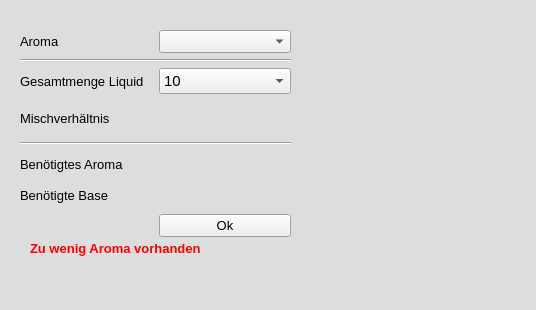
<?xml version="1.0" encoding="UTF-8"?>
<ui version="4.0">
 <class>MainWindow</class>
 <widget class="QMainWindow" name="MainWindow">
  <property name="geometry">
   <rect>
    <x>0</x>
    <y>0</y>
    <width>536</width>
    <height>310</height>
   </rect>
  </property>
  <property name="palette">
   <palette>
    <active>
     <colorrole role="Base">
      <brush brushstyle="SolidPattern">
       <color alpha="255">
        <red>255</red>
        <green>255</green>
        <blue>255</blue>
       </color>
      </brush>
     </colorrole>
     <colorrole role="Window">
      <brush brushstyle="SolidPattern">
       <color alpha="255">
        <red>221</red>
        <green>221</green>
        <blue>221</blue>
       </color>
      </brush>
     </colorrole>
    </active>
    <inactive>
     <colorrole role="Base">
      <brush brushstyle="SolidPattern">
       <color alpha="255">
        <red>255</red>
        <green>255</green>
        <blue>255</blue>
       </color>
      </brush>
     </colorrole>
     <colorrole role="Window">
      <brush brushstyle="SolidPattern">
       <color alpha="255">
        <red>221</red>
        <green>221</green>
        <blue>221</blue>
       </color>
      </brush>
     </colorrole>
    </inactive>
    <disabled>
     <colorrole role="Base">
      <brush brushstyle="SolidPattern">
       <color alpha="255">
        <red>221</red>
        <green>221</green>
        <blue>221</blue>
       </color>
      </brush>
     </colorrole>
     <colorrole role="Window">
      <brush brushstyle="SolidPattern">
       <color alpha="255">
        <red>221</red>
        <green>221</green>
        <blue>221</blue>
       </color>
      </brush>
     </colorrole>
    </disabled>
   </palette>
  </property>
  <property name="font">
   <font>
    <pointsize>10</pointsize>
   </font>
  </property>
  <property name="windowTitle">
   <string>Liquid Rechener</string>
  </property>
  <property name="windowIcon">
   <iconset>
    <normaloff>Icons/cloud-computing.png</normaloff>Icons/cloud-computing.png</iconset>
  </property>
  <widget class="QWidget" name="centralwidget">
   <widget class="QLabel" name="lbl_noaroma">
    <property name="geometry">
     <rect>
      <x>30</x>
      <y>240</y>
      <width>181</width>
      <height>16</height>
     </rect>
    </property>
    <property name="font">
     <font>
      <weight>75</weight>
      <bold>true</bold>
     </font>
    </property>
    <property name="styleSheet">
     <string notr="true">color: rgb(255, 0, 0);</string>
    </property>
    <property name="text">
     <string>Zu wenig Aroma vorhanden</string>
    </property>
   </widget>
   <widget class="QWidget" name="layoutWidget">
    <property name="geometry">
     <rect>
      <x>20</x>
      <y>30</y>
      <width>271</width>
      <height>207</height>
     </rect>
    </property>
    <layout class="QGridLayout" name="gridLayout_5">
     <item row="0" column="0">
      <layout class="QGridLayout" name="gridLayout">
       <item row="0" column="0">
        <widget class="QLabel" name="label_3">
         <property name="text">
          <string>Aroma</string>
         </property>
        </widget>
       </item>
       <item row="0" column="1">
        <widget class="QComboBox" name="combo_aroma"/>
       </item>
      </layout>
     </item>
     <item row="1" column="0">
      <layout class="QGridLayout" name="gridLayout_4">
       <item row="0" column="0">
        <layout class="QGridLayout" name="gridLayout_2">
         <item row="3" column="0" colspan="2">
          <widget class="Line" name="line">
           <property name="orientation">
            <enum>Qt::Horizontal</enum>
           </property>
          </widget>
         </item>
         <item row="1" column="0">
          <widget class="QLabel" name="label">
           <property name="text">
            <string>Gesamtmenge Liquid</string>
           </property>
          </widget>
         </item>
         <item row="2" column="0">
          <widget class="QLabel" name="label_2">
           <property name="text">
            <string>Mischverhältnis</string>
           </property>
          </widget>
         </item>
         <item row="1" column="1">
          <widget class="QComboBox" name="combo_ges_menge">
           <property name="font">
            <font>
             <pointsize>11</pointsize>
            </font>
           </property>
           <property name="styleSheet">
            <string notr="true"/>
           </property>
           <item>
            <property name="text">
             <string>10</string>
            </property>
           </item>
           <item>
            <property name="text">
             <string>20</string>
            </property>
           </item>
           <item>
            <property name="text">
             <string>30</string>
            </property>
           </item>
           <item>
            <property name="text">
             <string>40</string>
            </property>
           </item>
           <item>
            <property name="text">
             <string>50</string>
            </property>
           </item>
           <item>
            <property name="text">
             <string>60</string>
            </property>
           </item>
           <item>
            <property name="text">
             <string>70</string>
            </property>
           </item>
           <item>
            <property name="text">
             <string>80</string>
            </property>
           </item>
           <item>
            <property name="text">
             <string>90</string>
            </property>
           </item>
           <item>
            <property name="text">
             <string>100</string>
            </property>
           </item>
          </widget>
         </item>
         <item row="0" column="0" colspan="2">
          <widget class="Line" name="line_2">
           <property name="orientation">
            <enum>Qt::Horizontal</enum>
           </property>
          </widget>
         </item>
         <item row="2" column="1">
          <widget class="QLabel" name="lbl_mix">
           <property name="text">
            <string/>
           </property>
          </widget>
         </item>
        </layout>
       </item>
       <item row="1" column="0">
        <layout class="QGridLayout" name="gridLayout_3">
         <item row="0" column="1">
          <widget class="QLabel" name="lbl_aroma_ml">
           <property name="text">
            <string/>
           </property>
          </widget>
         </item>
         <item row="1" column="0">
          <widget class="QLabel" name="label_5">
           <property name="text">
            <string>Benötigte Base</string>
           </property>
          </widget>
         </item>
         <item row="0" column="0">
          <widget class="QLabel" name="label_4">
           <property name="text">
            <string>Benötigtes Aroma</string>
           </property>
          </widget>
         </item>
         <item row="1" column="1">
          <widget class="QLabel" name="lbl_base_ml">
           <property name="text">
            <string/>
           </property>
          </widget>
         </item>
         <item row="2" column="1">
          <widget class="QPushButton" name="btn_apply">
           <property name="text">
            <string>Ok</string>
           </property>
           <property name="icon">
            <iconset>
             <normaloff>Icons/checkmark.png</normaloff>Icons/checkmark.png</iconset>
           </property>
          </widget>
         </item>
        </layout>
       </item>
      </layout>
     </item>
    </layout>
   </widget>
  </widget>
 </widget>
 <resources/>
 <connections/>
</ui>
